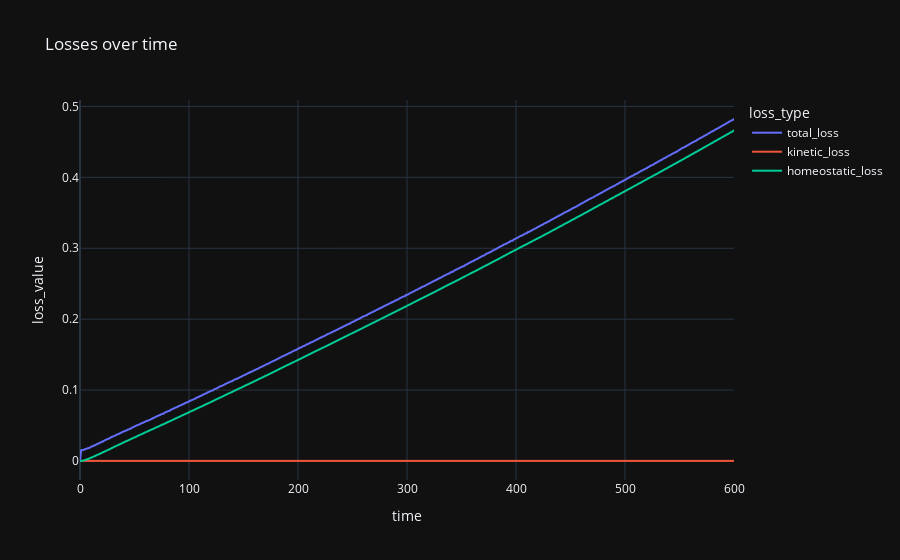

Notebook code cell kept with this figure:
### Code cell
# Plot total loaa, kinetic loss, homeostatic loss over time
import plotly.express as px
loss_df = pd.DataFrame({
    "time": np.arange(len(fba['loss_total'])),
    "total_loss": fba['loss_total'],
    "kinetic_loss": fba['loss_kinetic'],
    "homeostatic_loss": fba['loss_homeostatic']
})
loss_df_melted = loss_df.melt(id_vars=['time'], value_vars=['total_loss', 'kinetic_loss', 'homeostatic_loss'], var_name='loss_type', value_name='loss_value')
fig = px.line(loss_df_melted, x='time', y='loss_value', color='loss_type', title='Losses over time')
fig.show()

### Figure 1 — Plotly figure (JSON) as saved in the notebook; plotly's stock layout.template omitted (floating-point values rounded to 4 significant figures; data arrays with more than 128 entries replaced by an {"elided": "..."} marker saying what was removed)
{"data": [{"hovertemplate": "loss_type=total_loss<br>time=%{x}<br>loss_value=%{y}<extra></extra>", "legendgroup": "total_loss", "line": {"color": "#636efa", "dash": "solid"}, "marker": {"symbol": "circle"}, "mode": "lines", "name": "total_loss", "showlegend": true, "x": {"elided": "601 int values"}, "xaxis": "x", "y": {"elided": "601 float values"}, "yaxis": "y", "type": "scattergl"}, {"hovertemplate": "loss_type=kinetic_loss<br>time=%{x}<br>loss_value=%{y}<extra></extra>", "legendgroup": "kinetic_loss", "line": {"color": "#EF553B", "dash": "solid"}, "marker": {"symbol": "circle"}, "mode": "lines", "name": "kinetic_loss", "showlegend": true, "x": {"elided": "601 int values"}, "xaxis": "x", "y": {"elided": "601 float values"}, "yaxis": "y", "type": "scattergl"}, {"hovertemplate": "loss_type=homeostatic_loss<br>time=%{x}<br>loss_value=%{y}<extra></extra>", "legendgroup": "homeostatic_loss", "line": {"color": "#00cc96", "dash": "solid"}, "marker": {"symbol": "circle"}, "mode": "lines", "name": "homeostatic_loss", "showlegend": true, "x": {"elided": "601 int values"}, "xaxis": "x", "y": {"elided": "601 float values"}, "yaxis": "y", "type": "scattergl"}], "layout": {"xaxis": {"anchor": "y", "domain": [0.0, 1.0], "title": {"text": "time"}}, "yaxis": {"anchor": "x", "domain": [0.0, 1.0], "title": {"text": "loss_value"}}, "legend": {"title": {"text": "loss_type"}, "tracegroupgap": 0}, "title": {"text": "Losses over time"}}}
